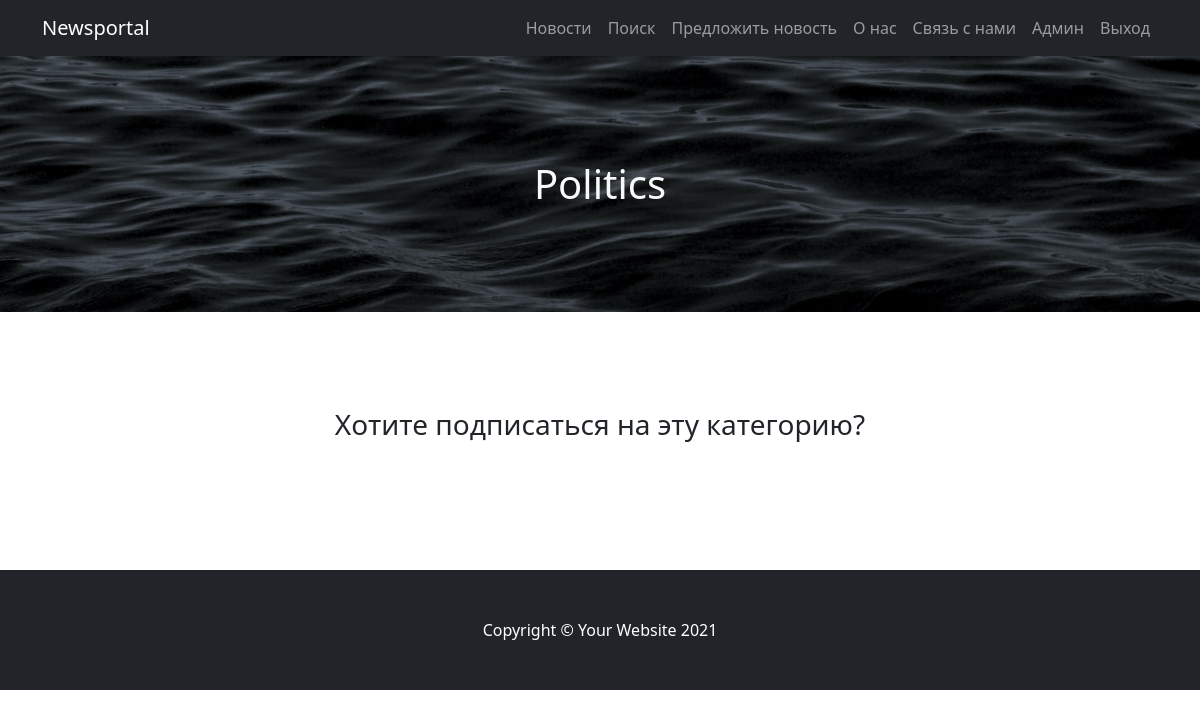
Page /news/category/3/ on the earlier database version.
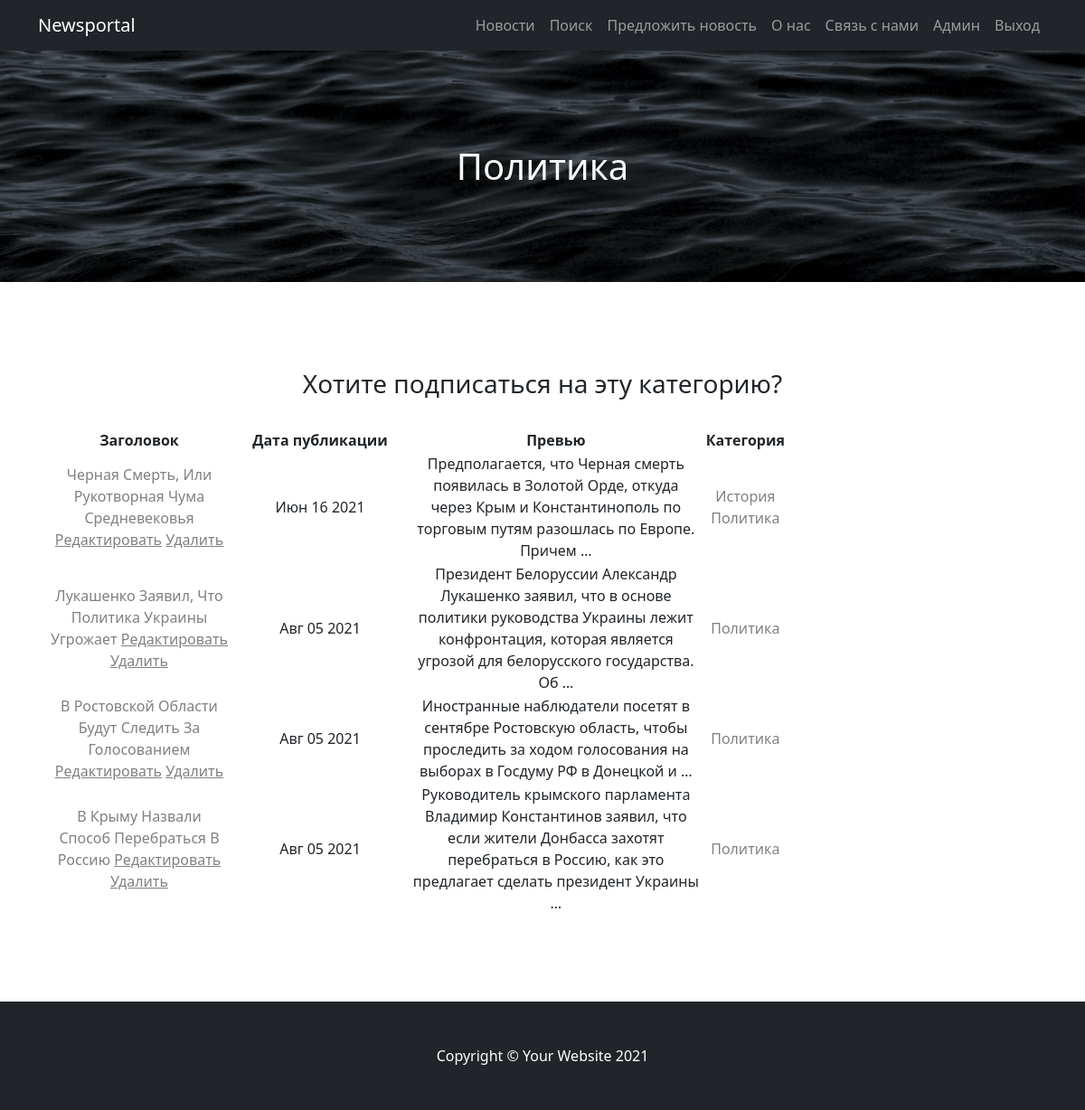
Same page on the later database version.
### news/models.py (models this page shows, shortened)
class Category(models.Model):  # Модель, содержащая объекты категорий
    name = models.CharField(max_length=30, unique=True, verbose_name='Название категории')
    subscribers = models.ManyToManyField(User, blank=True, verbose_name='Подписчики')
    def __str__(self):
        return f'{self.name}'
    class Meta:
        verbose_name = 'Категория'
        verbose_name_plural = 'Категории'

class Post(models.Model):  # Модель, содержащая объекты всех постов
    news = 'NW'
    article = 'AT'
    CHOICE = [
        (news, 'Новость'),
        (article, 'Статья')
    ]
    author = models.ForeignKey(Author, on_delete=models.PROTECT, verbose_name='Автор')
    kind = models.CharField(max_length=2, choices=CHOICE, default=news, verbose_name='Тип поста')
    created_at = models.DateTimeField(auto_now_add=True, verbose_name='Дата добавления')
    category = models.ManyToManyField(Category, through='PostCategory', verbose_name='Категория')
    title = models.CharField(max_length=50, verbose_name='Название')
    text = models.TextField(verbose_name='Текст')
    rating = models.IntegerField(default=0, verbose_name='Рейтинг')
    class Meta:
        verbose_name = 'Новость'
        verbose_name_plural = 'Новости'

### news/views.py (the view)
# urls.py: path('category/<int:pk>/', CategoryDetail.as_view(), name='category'),
class CategoryDetail(DetailView):  # представление, в котором будут детали категории
    model = Category
    template_name = 'category_detail.html'
    context_object_name = 'category'
    def get_context_data(self, *args, **kwargs):
        context = super(CategoryDetail, self).get_context_data(**kwargs)
        context['is_subscriber'] = Category.objects.get(
            pk=self.kwargs.get('pk')).subscribers.filter(username=self.request.user).exists()
        context['posts_in_category'] = Post.objects.filter(category__name=Category.objects.get(pk=self.kwargs.get('pk')))
        return context

### news/templatetags/censor.py (called while the page is built)
@register.filter(name='censor')  # регистрируем фильтр как фильтр
def censor(value):
    censor_list = ['Бурно']
    if isinstance(value, str):  # проверяем, что значение - строка
        value = value.split()  # разбиваем на слова
        new_value = []
        for word in value:
            if word in censor_list:  # если слово в цензор-списке, цензурируем
                new_value += '*нецензурная лексика*' + ' '
            else:
                new_value += word + ' '
        new_value = "".join(new_value)
        return str(new_value)  # возвращаем цензурированное значение
    else:
        raise ValueError(f'Нельзя приминить этот фильтр не к строке')  # кидаем ошибку, если применяется не к строке

### templates/category_detail.html (shortened to what this page needs)
{% extends 'flatpages/default.html' %}
{% load censor %}
{% block header %}
{{ category.name }}
{% endblock header %}
{% block content %}
<div align="center">
    <h3>
Хотите подписаться на эту категорию?
</h3>
<br>
</div>
{% if posts_in_category %}
        <table width="150%" align="right">
            <tr>
                <td width=200>
                    <b> Заголовок </b>
                </td>
                <td width=200>
                    <b> Дата публикации </b>
                </td>
                <td>
                    <b> Превью </b>
                </td>
                <td>
                    <b> Категория </b>
                </td>
            </tr>
            {% for post in posts_in_category %}
            <tr>
                <td>
                    <a href="{% url 'post_detail' post.id %}">{{ post.title|title }} </a>
                    <a href="{% url 'post_update' post.id %}"><u>Редактировать</u></a>
                    <a href="{% url 'post_delete' post.id %}"><u>Удалить</u></a>
                </td>
                <td>
                    {{ post.created_at|date:'M d Y' }}
                </td>
                <td>
                    {{post.text|censor|truncatewords:20}}
                </td>
                <td>
                    {% for category in post.category.all %}
                            <a href="{% url 'category' category.pk %}"> {{ category }} </a>
                    {% endfor %}
                </td>
            </tr>
            {% endfor %}
        </table>
{% endif %}
{% endblock content %}

Differences in the rows shown:
changed Category: name "Politics" → "Политика"
now on this page (row unchanged): Post: title "Черная Смерть, Или Рукотворная Чума Средневековья", created_at "Июн 16 2021", text|censor "Предполагается, что Черная смерть появилась в Золотой Орде, откуда через Крым и Константинополь по торговым путям разошлась по Европе. Причем …", Category (name "Политика")
now on this page (row edited): Category: name "История", shown under "Черная Смерть, Или Рукотворная Чума Средневековья"
added Post: title "Лукашенко Заявил, Что Политика Украины Угрожает", created_at "Авг 05 2021", text|censor "Президент Белоруссии Александр Лукашенко заявил, что в основе политики руководства Украины лежит конфронтация, которая является угрозой для белорусского государства. Об …", Category (name "Политика")
added Post: title "В Ростовской Области Будут Следить За Голосованием", created_at "Авг 05 2021", text|censor "Иностранные наблюдатели посетят в сентябре Ростовскую область, чтобы проследить за ходом голосования на выборах в Госдуму РФ в Донецкой и …", Category (name "Политика")
added Post: title "В Крыму Назвали Способ Перебраться В Россию", created_at "Авг 05 2021", text|censor "Руководитель крымского парламента Владимир Константинов заявил, что если жители Донбасса захотят перебраться в Россию, как это предлагает сделать президент Украины …", Category (name "Политика")
Other differences:
text now shown: "Заголовок Дата публикации Превью Категория"
